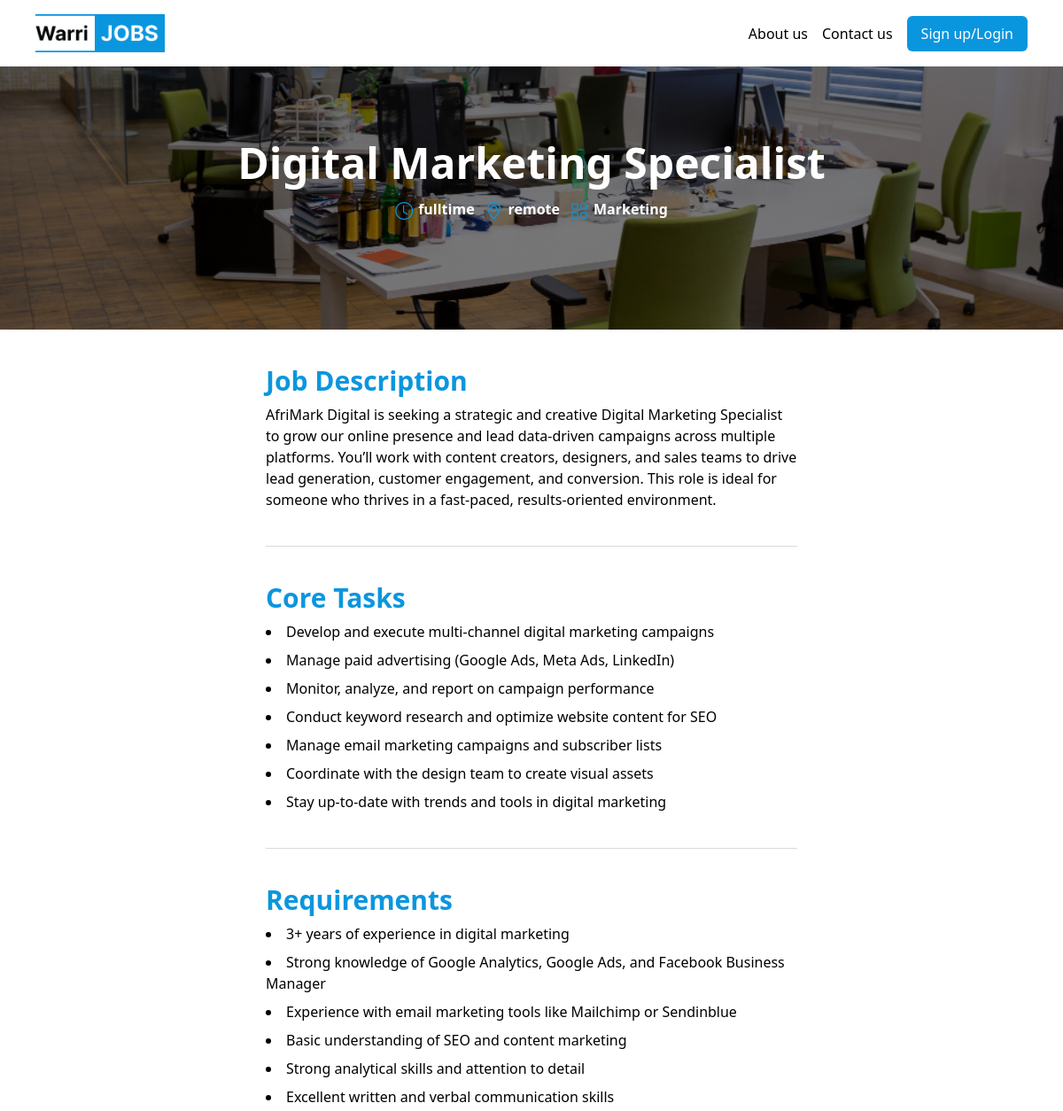
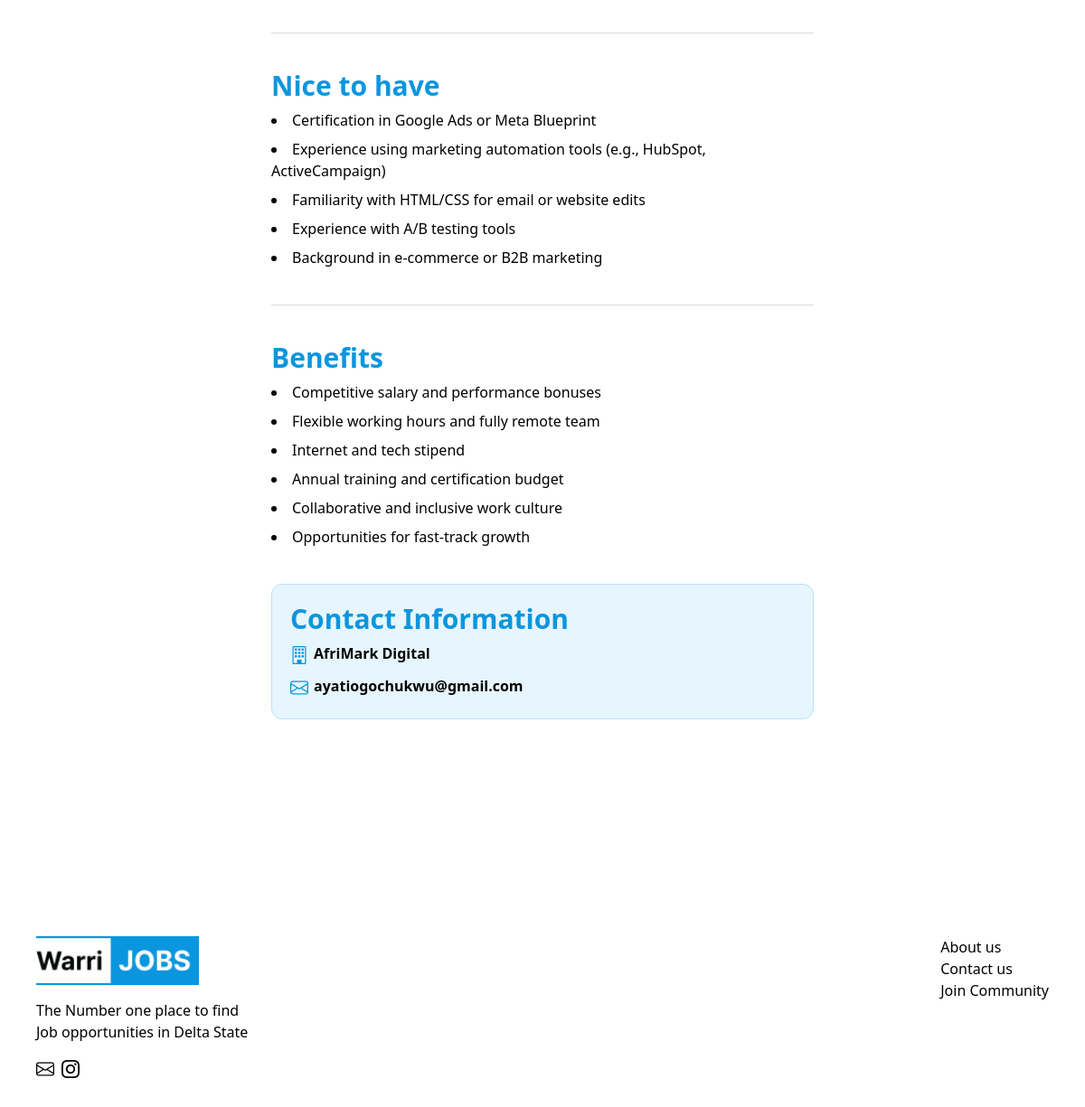
The page /job/digital-marketing-specialist on the database its author committed (2 pictures, top to bottom).
### jobs/models.py (models this page shows, shortened)
class JobsModel(models.Model):
    JOB_TYPE_CHOICES= {
        ('fulltime', 'Fulltime'),
        ('partime', 'Partime'),
    }
    WORK_LOCATION_CHOICES= {
        ('on-site', 'On-site'),
        ('remote', 'Remote'),
        ('hybrid', 'Hybrid'),
    }
    CATEGORY_CHOICES= {
        ('Customer Service', 'Customer Service'),
        ('Operations', 'Operations'),
        ('Marketing', 'Marketing'),
        ('Retail', 'Retail'),
        ('Administrative', 'Administrative'),
        ('Creative / Digital', 'Creative / Digital'),
    }
    title = models.CharField(max_length=200)
    description = models.TextField(max_length=1500)
    slug = AutoSlugField(populate_from='title', unique=True, blank=True, null=True, always_update=True)
    company_name = models.CharField(max_length=200)
    date_posted = models.DateTimeField(auto_now_add=True, null=True, blank=True)
    job_type = models.CharField( max_length=50, choices=JOB_TYPE_CHOICES )
    work_location = models.CharField( max_length=50, choices=WORK_LOCATION_CHOICES)
    categories = models.CharField( max_length=50,  choices=CATEGORY_CHOICES)
    core_tasks = models.TextField(max_length=1500)
    requirements = models.TextField(max_length=1500)
    nice_to_have = models.TextField(max_length=1500, null=True, blank=True)
    benefits = models.TextField(max_length=1500, null=True, blank=True)
    contact_info = models.CharField(max_length=1500)
    saved = models.ManyToManyField(RegularUSer, related_name='saved', blank=True )

### jobs/views.py (the view)
# urls.py: path('job/<str:slug>', jobDetailView, name='job-detail'),
def jobDetailView(request, slug):
    job = JobsModel.objects.get(slug=slug)
    context = {
        'job' : job
    }
    return render(request, "job-detail.html", context)

### jobs/templates/job-detail.html (shortened to what this page needs)
{% extends 'index.html' %}
{% load static %}
{% block content %}
    <div class="w-full flex justify-center bg-cover bg-center bg-black relative"  style=" background-image: url('{% static "images/job-bg.jpg" %}'); " >
         <div class="absolute w-full h-full bg-black/50 z-0" >
         </div>
        <div class="w-6xl pb-30 pt-40 z-10" >
            <div  class="w-full flex flex-col items-center gap-4" >
                <h1 class="text-white font-bold text-5xl "> {{ job.title }} </h1>
                <div class="flex flex-row gap-3">
                    <div class="flex flex-row gap-1.5"> <i class="bi bi-clock text-[#0A96DE] text-xl"></i> <p class="font-semibold text-white"> {{ job.job_type }}</p> </div>
                    <div class="flex flex-row gap-1.5"> <i class="bi bi-geo-alt text-[#0A96DE] text-xl"></i> <p class="font-semibold text-white" >{{ job.work_location }}</p> </div>
                    <div class="flex flex-row gap-1.5 "> <i class="bi bi-grid text-[#0A96DE] text-xl "></i> <p class="font-semibold text-white" >{{ job.categories }}</p> </div>
                </div>
            </div>
        </div>
    </div>
     <div class="w-full flex justify-center">
        <div class="w-1/2 pb-40">
             <div class="w-full flex flex-col gap-2 border-b-1 border-[#DADADA] pb-10 pt-10 ">
                <h2 class="font-bold text-[#0A96DE] text-3xl">Job Description</h2>
                <p> {{ job.description}} </p>
             </div>
             <div class="w-full flex flex-col gap-2 border-b-1 border-[#DADADA] pb-10 pt-10 ">
                <h2 class="font-bold text-[#0A96DE] text-3xl">Core Tasks</h2>
                {% for task in job.core_tasks.splitlines %}
                <li> {{ task }} </li>
                {% endfor %}
             </div>
             <div class="w-full flex flex-col gap-2 border-b-1 border-[#DADADA] pb-10 pt-10 ">
                <h2 class="font-bold text-[#0A96DE] text-3xl">Requirements</h2>
                {% for requirement in job.requirements.splitlines %}
                <li> {{ requirement }} </li>
                {% endfor %}
             </div>
             {% if job.nice_to_have %}
             <div class="w-full flex flex-col gap-2 border-b-1 border-[#DADADA] pb-10 pt-10 ">
                <h2 class="font-bold text-[#0A96DE] text-3xl">Nice to have</h2>
                {% for have in job.nice_to_have.splitlines %}
                <li> {{ have }} </li>
                {% endfor %}
             </div>
            {% endif %}
            {% if job.benefits %}
             <div class="w-full flex flex-col gap-2 pb-10 pt-10 ">
                <h2 class="font-bold text-[#0A96DE] text-3xl">Benefits</h2>
                {% for benefit in job.benefits.splitlines %}
                <li> {{ benefit }} </li>
                {% endfor %}
             </div>
             {% endif %}
             <div class="w-full flex flex-col gap-2 border-1 border-[#B3E3FC] bg-[#E7F6FE] p-5 rounded-xl ">
                <h2 class="font-bold text-[#0A96DE] text-3xl">Contact Information</h2>
                <div class="flex flex-row gap-1.5"> <i class="bi bi-building text-[#0A96DE] text-xl"></i> <p class="font-bold text-md"> {{ job.company_name }}</p> </div>
                <div class="flex flex-row gap-1.5"> <i class="bi bi-envelope text-[#0A96DE] text-xl"></i> <p class="font-bold text-md"> {{ job.contact_info}} </p> </div>
             </div>
        </div>
     </div>
{% endblock %}

### rows shown on the page
JobsModel: title "Digital Marketing Specialist", job_type "fulltime", work_location "remote", categories "Marketing", description "AfriMark Digital is seeking a strategic and creative Digital Marketing Specialist to grow our online presence and lead data-driven campaigns across multiple platforms. You’ll work with content creators, designers, and sales teams to drive lead generation, customer engagement, and conversion. This role is ideal for someone who thrives in a fast-paced, results-oriented environment.", company_name "AfriMark Digital", contact_info "ayatiogochukwu@gmail.com"

### other values the page prints
{{ task }} "Develop and execute multi-channel digital marketing campaigns" "Manage paid advertising (Google Ads, Meta Ads, LinkedIn)" "Monitor, analyze, and report on campaign performance" "Conduct keyword research and optimize website content for SEO" "Manage email marketing campaigns and subscriber lists" "Coordinate with the design team to create visual assets" "Stay up-to-date with trends and tools in digital marketing"
{{ requirement }} "3+ years of experience in digital marketing" "Strong knowledge of Google Analytics, Google Ads, and Facebook Business Manager" "Experience with email marketing tools like Mailchimp or Sendinblue" "Basic understanding of SEO and content marketing" "Strong analytical skills and attention to detail" "Excellent written and verbal communication skills"
{{ have }} "Certification in Google Ads or Meta Blueprint" "Experience using marketing automation tools (e.g., HubSpot, ActiveCampaign)" "Familiarity with HTML/CSS for email or website edits" "Experience with A/B testing tools" "Background in e-commerce or B2B marketing"
{{ benefit }} "Competitive salary and performance bonuses" "Flexible working hours and fully remote team" "Internet and tech stipend" "Annual training and certification budget" "Collaborative and inclusive work culture" "Opportunities for fast-track growth"
